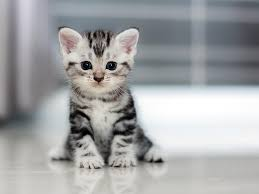
#> input picture kucing.jpg, 259 x 194 px
$ python uji_statistik.py
#> lines starting #> are read from the running program, lines starting #| are printed output that depends on the picture; pictures that were not available may be replaced by others from this repository, and a replacement may not be noted
import cv2
import numpy as np
import matplotlib.pyplot as plt

def hitung_entropi(img_flat):
    """
    Fungsi untuk menghitung Entropi Informasi Shannon.
    H = - sum( p(i) * log2(p(i)) )
    """
    # 1. Hitung frekuensi kemunculan tiap nilai piksel (0-255)
    nilai_unik, jumlah = np.unique(img_flat, return_counts=True)

    # 2. Hitung probabilitas tiap nilai
    probabilitas = jumlah / len(img_flat)

    # 3. Hitung Entropi
    entropi = -np.sum(probabilitas * np.log2(probabilitas))
    return entropi

def analisis_histogram_dan_entropi(file_asli, file_cipher):
#> called with file_asli = 'kucing.jpg', file_cipher = 'citra_terenkripsi_final.png'
    print("=== MENGANALISIS STATISTIK DAN ENTROPI CITRA ===")

    # A. BACA FILE GAMBAR
    img_asli = cv2.imread(file_asli, cv2.IMREAD_GRAYSCALE)
#> img_asli: shape (194, 259); min 0, max 255, mean 164
    if img_asli is None:
        print(f"Error: File '{file_asli}' tidak ditemukan!")
        return

    img_cipher = cv2.imread(file_cipher, cv2.IMREAD_GRAYSCALE)
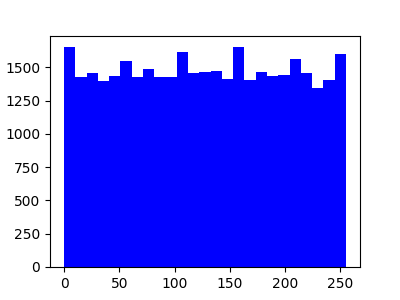
#> input picture Tempat_gambar/Blue_3.png, 400 x 300 px, given in place of citra_terenkripsi_final.png, which was not available
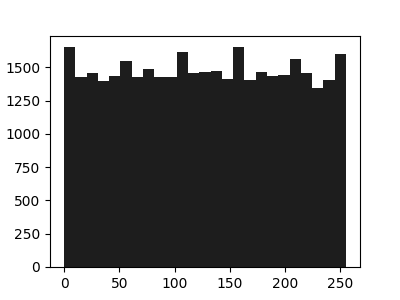
#> img_cipher: shape (300, 400); min 0, max 255, mean 146
    if img_cipher is None:
        print(f"Error: File '{file_cipher}' tidak ditemukan!")
        return

    # Ratakan matriks untuk perhitungan matematis
    flat_asli = img_asli.flatten()
    flat_cipher = img_cipher.flatten()

    # B. HITUNG ENTROPI INFORMASI
    print("\nMenghitung Entropi...")
    entropi_asli = hitung_entropi(flat_asli)
#> in hitung_entropi, `nilai_unik, jumlah = np.unique(img_flat, return_counts=True)`: nilai_unik = 256 values from 0 to 255; jumlah = 256 values, max 896 at index 243, min 4 at index 9, mean 196.3
#> in hitung_entropi, `probabilitas = jumlah / len(img_flat)`: probabilitas = 256 values, max 0.0178 at index 243, min 7.96e-05 at index 9, mean 0.00391
#> in hitung_entropi, `entropi = -np.sum(probabilitas * np.log2(probabilitas))`: entropi = 7.47
#> entropi_asli = 7.47
    entropi_cipher = hitung_entropi(flat_cipher)
#> entropi_cipher = 1.4

    print("-" * 50)
    print(f"Entropi Citra Asli       : {entropi_asli:.4f} bit")
#| Entropi Citra Asli       : 7.4716 bit
    print(f"Entropi Citra Terenkripsi: {entropi_cipher:.4f} bit")
#| Entropi Citra Terenkripsi: 1.3960 bit
    print("-" * 50)

    # Evaluasi Akademis
    if entropi_cipher >= 7.99:
         print("[STATUS LULUS] Entropi sangat mendekati nilai ideal 8.0.")
    else:
         print("[STATUS GAGAL] Entropi masih kurang.")

    # C. PLOTTING VISUALISASI HISTOGRAM
    plt.figure(figsize=(12, 8))
    plt.suptitle("Analisis Keamanan Statistik Enkripsi Citra", fontsize=16)

    # --- Kolom Kiri: Citra Asli ---
    plt.subplot(2, 2, 1)
    plt.title(f"Citra Asli\n(Entropi: {entropi_asli:.4f})")
    plt.imshow(img_asli, cmap='gray')
    plt.axis('off')

    plt.subplot(2, 2, 3)
    plt.title("Histogram Citra Asli")
    # Membuat grafik batang (bins=256 karena rentang warna 0-255)
    plt.hist(flat_asli, bins=256, range=[0, 256], color='blue', alpha=0.7)
    plt.xlabel("Intensitas Piksel (0-255)")
    plt.ylabel("Jumlah Frekuensi")
    plt.grid(alpha=0.3)

    # --- Kolom Kanan: Citra Terenkripsi ---
    plt.subplot(2, 2, 2)
    plt.title(f"Citra Terenkripsi (Difusi)\n(Entropi: {entropi_cipher:.4f})")
    plt.imshow(img_cipher, cmap='gray')
    plt.axis('off')

    plt.subplot(2, 2, 4)
    plt.title("Histogram Citra Terenkripsi")
    plt.hist(flat_cipher, bins=256, range=[0, 256], color='red', alpha=0.7)
    plt.xlabel("Intensitas Piksel (0-255)")
    plt.ylabel("Jumlah Frekuensi")
    plt.grid(alpha=0.3)

    plt.tight_layout(rect=[0, 0.03, 1, 0.95])
    plt.show()
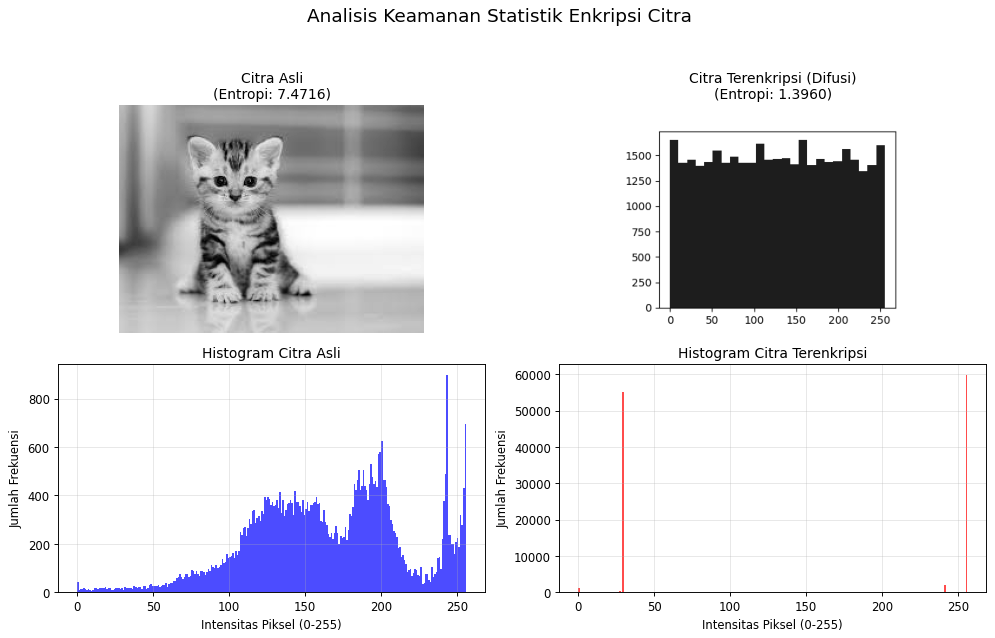
#> figure drawn by matplotlib, 4 panels; panel 2: tallest bar 896 high, from x = 243 to 244; panel 4: tallest bar 59682 high, from x = 255 to 256

if __name__ == "__main__":
    # Ganti dengan nama file gambar Anda yang sebenarnya
    file_gambar_asli = "kucing.jpg"
    file_gambar_sandi = "citra_terenkripsi_final.png"

    analisis_histogram_dan_entropi(file_gambar_asli, file_gambar_sandi)
